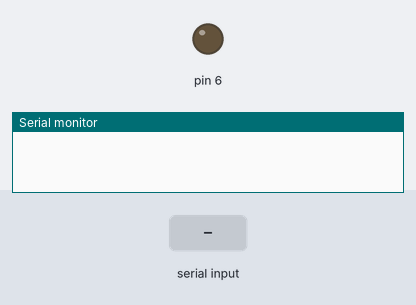
Recording of a sketch running on a simulated Arduino Uno, built with avr-gcc and run on an emulated ATmega328P. Shown: output pins drawn as LEDs (lit = HIGH), the last lines printed to the serial monitor. Inputs (shaded band) come from the test bench.

Above: at 1.2 s.
1.3 s: "1" received over Serial
At 2.0 s:
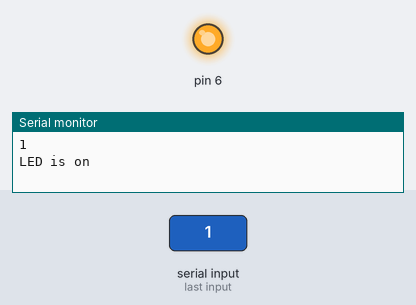
2.8 s: "0" received over Serial
At 3.1 s:
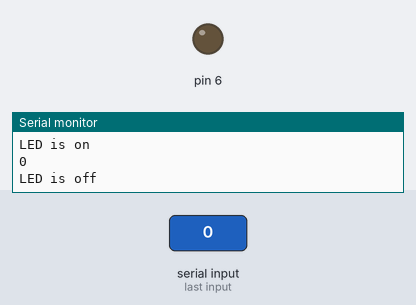
Timing chart, 0 to 5.8 s (numbered marks = the images above; inputs shaded):
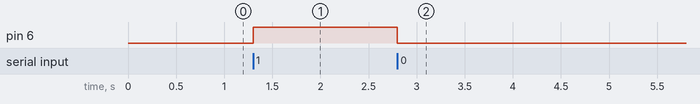

The sketch:

BT_test.ino
```cpp
char blueToothVal;
char lastValue;

void setup(){
  Serial.begin(9600);
  pinMode(6, OUTPUT);
}

void loop(){
  if(Serial.available()){
    blueToothVal = Serial.read();
    Serial.println(blueToothVal);
  }
  if(blueToothVal == '1'){
    digitalWrite(6,HIGH);
    if(lastValue != '1'){
      Serial.println("LED is on");
    }
    lastValue = blueToothVal;
  }
  else if(blueToothVal == '0'){
    digitalWrite(6,LOW);
    if(lastValue != '0'){
      Serial.println("LED is off");
    }
    lastValue = blueToothVal;
  }
}
```

Measured:
- after the input at 1.3 s, pin 6: LOW → HIGH at once
- after the input at 2.8 s, pin 6: HIGH → LOW at once
